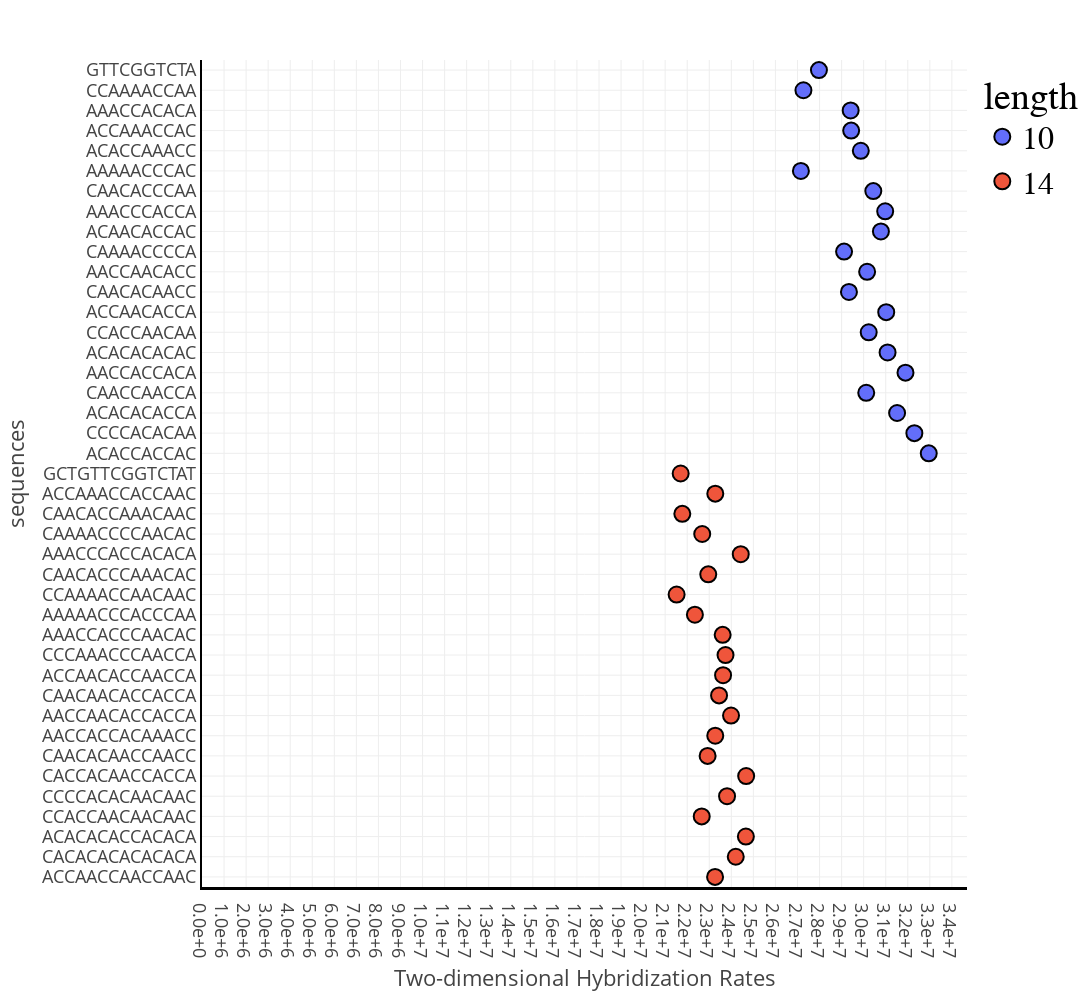

The cell this chart's notebook holds for it:
### Code cell
import plotly.express as px 

data['length'] = [str(len(d)) for d in data['sequences']]
fig = px.scatter(data,y='sequences', x='computational', color='length')
fig.update_layout(width = 1200,
                  height = 1000,
                  template = 'presentation',
                  scattermode='group',
                  xaxis_title="Two-dimensional Hybridization Rates",
                  xaxis=dict(tickmode = 'linear',
                            #  tickvals = [2e7,2.5e7,3e7,3.5e7,4e7,4.5e7,5e7],
                             nticks=10,
                             tick0=0,
                             dtick=1e6,
                             tickformat=".1e",
                             linecolor='black',
                             automargin=True,
                             linewidth=3,
                             minor=dict(dtick=3,tick0=0)),
                  yaxis=dict(tickmode='linear',
                             dtick=1,
                             autorange='reversed',
                             automargin=True,
                             linecolor='black',
                             linewidth=2),
                  legend = dict(
                            font = dict(family='Courier',
                                        size=32,
                                        color='black')))

fig.update_xaxes(showexponent='none')

fig.update_traces(marker=dict(size=16,
                              line=dict(width=2,
                                        color='black'
                              )))
fig.show()

### Figure 1 — Plotly figure (JSON) as saved in the notebook; plotly's stock layout.template omitted (floating-point values rounded to 4 significant figures)
{"data": [{"hovertemplate": "length=10<br>computational=%{x}<br>sequences=%{y}<extra></extra>", "legendgroup": "10", "marker": {"color": "#636efa", "line": {"color": "black", "width": 2}, "size": 16, "symbol": "circle"}, "mode": "markers", "name": "10", "orientation": "h", "showlegend": true, "type": "scatter", "x": [27970000.0, 27270000.0, 29410000.0, 29430000.0, 29870000.0, 27150000.0, 30440000.0, 30980000.0, 30780000.0, 29110000.0, 30160000.0, 29330000.0, 31020000.0, 30230000.0, 31080000.0, 31900000.0, 30120000.0, 31520000.0, 32300000.0, 32950000.0], "xaxis": "x", "y": ["GTTCGGTCTA", "CCAAAACCAA", "AAACCACACA", "ACCAAACCAC", "ACACCAAACC", "AAAAACCCAC", "CAACACCCAA", "AAACCCACCA", "ACAACACCAC", "CAAAACCCCA", "AACCAACACC", "CAACACAACC", "ACCAACACCA", "CCACCAACAA", "ACACACACAC", "AACCACCACA", "CAACCAACCA", "ACACACACCA", "CCCCACACAA", "ACACCACCAC"], "yaxis": "y"}, {"hovertemplate": "length=14<br>computational=%{x}<br>sequences=%{y}<extra></extra>", "legendgroup": "14", "marker": {"color": "#EF553B", "line": {"color": "black", "width": 2}, "size": 16, "symbol": "circle"}, "mode": "markers", "name": "14", "orientation": "h", "showlegend": true, "type": "scatter", "x": [21700000.0, 23270000.0, 21780000.0, 22680000.0, 24430000.0, 22950000.0, 21520000.0, 22350000.0, 23610000.0, 23740000.0, 23630000.0, 23440000.0, 23990000.0, 23270000.0, 22920000.0, 24670000.0, 23810000.0, 22660000.0, 24660000.0, 24200000.0, 23260000.0], "xaxis": "x", "y": ["GCTGTTCGGTCTAT", "ACCAAACCACCAAC", "CAACACCAAACAAC", "CAAAACCCCAACAC", "AAACCCACCACACA", "CAACACCCAAACAC", "CCAAAACCAACAAC", "AAAAACCCACCCAA", "AAACCACCCAACAC", "CCCAAACCCAACCA", "ACCAACACCAACCA", "CAACAACACCACCA", "AACCAACACCACCA", "AACCACCACAAACC", "CAACACAACCAACC", "CACCACAACCACCA", "CCCCACACAACAAC", "CCACCAACAACAAC", "ACACACACCACACA", "CACACACACACACA", "ACCAACCAACCAAC"], "yaxis": "y"}], "layout": {"height": 1000, "legend": {"font": {"color": "black", "family": "Courier", "size": 32}, "title": {"text": "length"}, "tracegroupgap": 0}, "margin": {"t": 60}, "scattermode": "group", "width": 1200, "xaxis": {"anchor": "y", "automargin": true, "domain": [0, 1], "dtick": 1000000, "linecolor": "black", "linewidth": 3, "minor": {"dtick": 3, "tick0": 0}, "nticks": 10, "showexponent": "none", "tick0": 0, "tickformat": ".1e", "tickmode": "linear", "title": {"text": "Two-dimensional Hybridization Rates"}}, "yaxis": {"anchor": "x", "automargin": true, "autorange": "reversed", "domain": [0, 1], "dtick": 1, "linecolor": "black", "linewidth": 2, "tickmode": "linear", "title": {"text": "sequences"}}}}
